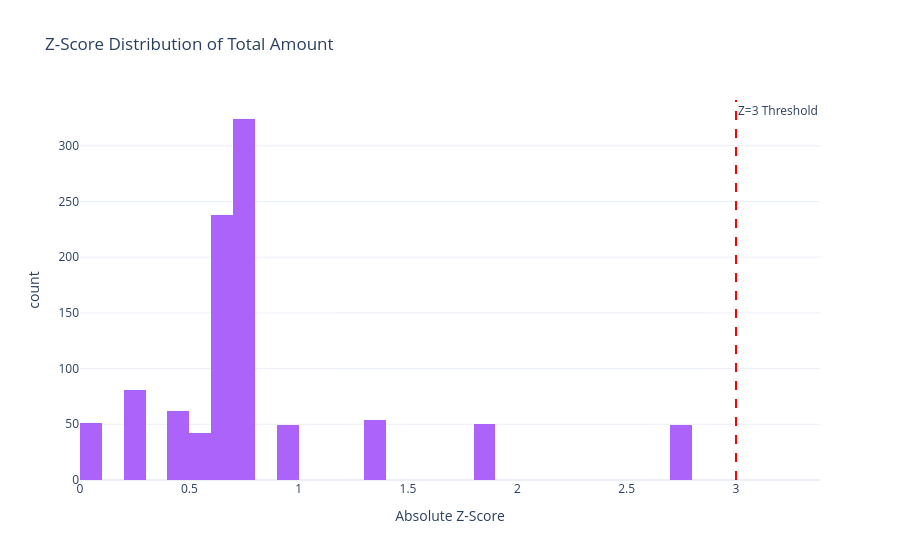

Notebook code for this chart:
### Code cell
# --- [Section 7.2: Z-Score Distribution — Visualizing Statistical Outliers] ---
# Z-score = how many standard deviations from the mean.
# |Z| > 3 is the conventional outlier threshold for approximately normal data.
# We plot the Z-score distribution and mark the threshold.

df_feat['Z_Total_Amount'] = np.abs(stats.zscore(df_feat['Total Amount']))

fig = px.histogram(df_feat, x='Z_Total_Amount', nbins=50,
                   title='Z-Score Distribution of Total Amount',
                   labels={'Z_Total_Amount': 'Absolute Z-Score'},
                   color_discrete_sequence=['#AB63FA'],
                   template='plotly_white')
fig.add_vline(x=3, line_dash='dash', line_color='red',
              annotation_text='Z=3 Threshold', annotation_position='top right')
fig.show()

outliers_z = df_feat[df_feat['Z_Total_Amount'] > 3]
print(f"Outliers with |Z| > 3: {len(outliers_z)} transactions ({len(outliers_z)/len(df_feat)*100:.1f}%)")
display(outliers_z[['Transaction ID','Date','Product Category','Total Amount','Z_Total_Amount']].head(10))

### Figure 1 — Plotly figure (JSON) as saved in the notebook; plotly's stock layout.template omitted (floating-point values rounded to 4 significant figures; data arrays with more than 128 entries replaced by an {"elided": "..."} marker saying what was removed)
{"data": [{"alignmentgroup": "True", "bingroup": "x", "hovertemplate": "Absolute Z-Score=%{x}<br>count=%{y}<extra></extra>", "legendgroup": "", "marker": {"color": "#AB63FA", "pattern": {"shape": ""}}, "name": "", "nbinsx": 50, "offsetgroup": "", "orientation": "v", "showlegend": false, "type": "histogram", "x": {"elided": "1000 float values"}, "xaxis": "x", "yaxis": "y"}], "layout": {"annotations": [{"showarrow": false, "text": "Z=3 Threshold", "x": 3, "xanchor": "left", "xref": "x", "y": 1, "yanchor": "top", "yref": "y domain"}], "barmode": "relative", "legend": {"tracegroupgap": 0}, "shapes": [{"line": {"color": "red", "dash": "dash"}, "type": "line", "x0": 3, "x1": 3, "xref": "x", "y0": 0, "y1": 1, "yref": "y domain"}], "title": {"text": "Z-Score Distribution of Total Amount"}, "xaxis": {"anchor": "y", "domain": [0, 1], "title": {"text": "Absolute Z-Score"}}, "yaxis": {"anchor": "x", "domain": [0, 1], "title": {"text": "count"}}}}
